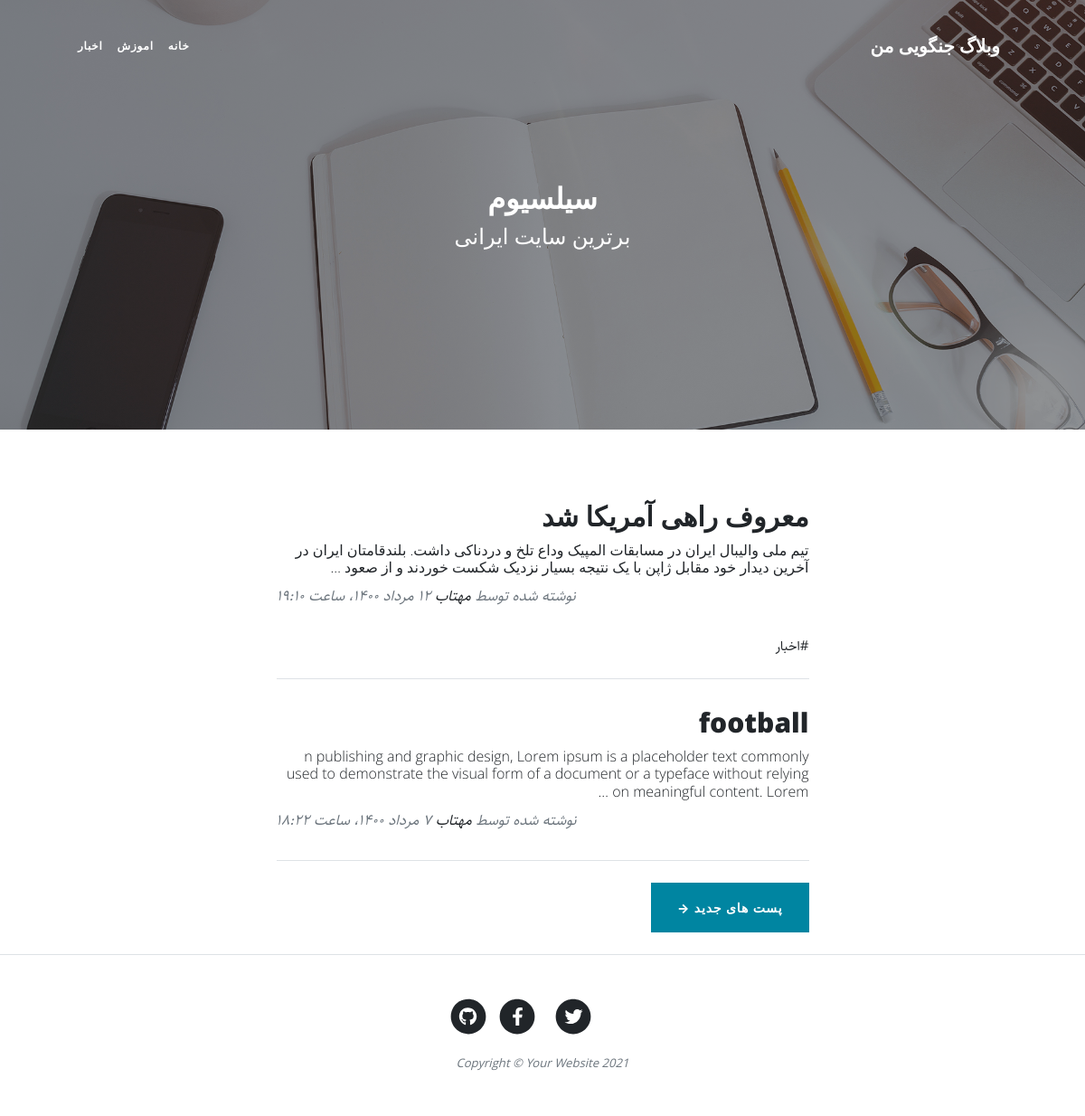
Page /page/3 on the committed database.
### blog/models.py (models this page shows, shortened)
class Category(models.Model):
    parent = models.ForeignKey('self', default=None, null=True,blank=True,on_delete=models.SET_NULL,related_name='children', verbose_name='زیردسته')
    title = models.CharField(max_length=200, verbose_name='عنوان دسته بندی')
    slug = models.SlugField(max_length=100, unique=True, verbose_name='ادرس دسته بندی')
    status = models.BooleanField(default=True, verbose_name='ایا نمایش داده شود؟')
    position = models.IntegerField(verbose_name='پوزیشن')
    class Meta:
        verbose_name = 'دسته بندی'
        verbose_name_plural = 'دسته بندی ها'
        ordering = ['position']
    objects= CategoryManager()

class Article(models.Model):
    STATUS_CHOICES = [
        ('d', 'پیش نویس'),
        ('p', 'منتشر شده'),
    ]
    title = models.CharField(max_length=200, verbose_name='عنوان مقاله')
    slug = models.SlugField(max_length=100, unique=True, verbose_name='ادرس مقاله')
    category = models.ManyToManyField(Category, related_name='articles', verbose_name='دسته بندی')
    description = models.TextField(verbose_name='محتوا')
    thumbnail = models.ImageField(upload_to='images', verbose_name='تصویر مقاله')
    publish = models.DateTimeField(default=timezone.now, verbose_name='زمان انتشار')
    created = models.DateTimeField(auto_now_add=True)
    updated = models.DateTimeField(auto_now=True)
    status = models.CharField(max_length=1, choices=STATUS_CHOICES, verbose_name='وضعیت')
    def jpublish(self):
        return jalali_converter(self.publish)
    jpublish.short_description = 'زمان انتشار'
    def category_published(self):
        return self.category.filter(status=True)
    def thumbnail_tag(self):
        return format_html("<img  width = 100 height = 65 src= '{}'>".format(self.thumbnail.url))
    thumbnail_tag.short_description = 'عکس'
    objects = ArticleManager()
    class Meta:
        verbose_name = 'مقاله'
        verbose_name_plural = 'مقالات'
        ordering = ['-publish']

### blog/views.py (the view)
# urls.py: path('', views.ArticleList.as_view(), name='blog_home'),
class ArticleList(ListView):
    queryset = Article.objects.published()
    template_name = 'blog/home.html'
    context_object_name = 'posts'
    paginate_by = 2

### blog/models.py (called while the page is built)
    def active(self):
        return self.filter(status=True)

### blog/templatetags/base_tags.py (called while the page is built)
@register.simple_tag
def title(data='وبلاگ جنگویی من '):
    return data

@register.inclusion_tag('blog/partials/category_navbar.html')
def category_navbar():
    return {
        'category': Category.objects.filter(status=True)
    }

### extensions/jalali.py (called while the page is built)
    def persian_tuple(self):
        return self.persian_year, self.persian_month, self.persian_day

### extensions/utils.py (called while the page is built)
def convert_en_numbers(input_str):
    mapping = {
        '0': '۰',
        '1': '۱',
        '2': '۲',
        '3': '۳',
        '4': '۴',
        '5': '۵',
        '6': '۶',
        '7': '۷',
        '8': '۸',
        '9': '۹',
        '.': '.',
    }
    pattern = "|".join(map(re.escape, mapping.keys()))
    return re.sub(pattern, lambda m: mapping[m.group()], str(input_str))

def jalali_converter(time):
    time = timezone.localtime(time)
    jmonths = ['فروردین', 'اردیبهشت', 'خرداد', 'تیر', 'مرداد', 'شهریور', 'مهر', 'آبان', 'آذر', 'دی', 'بهمن', 'اسفند']
    time_to_str = "{},{},{}".format(time.year, time.month, time.day)
    time_to_touple = jalali.Gregorian(time_to_str).persian_tuple()
    time_to_list = list(time_to_touple)
    for index, month in enumerate(jmonths):
        if time_to_list[1] == index + 1:
            time_to_list[1] = month
            break
    output = '{} {} {}، ساعت {}:{}'.format(
        convert_en_numbers(time_to_list[2]),
        time_to_list[1],
        convert_en_numbers(time_to_list[0]),
        convert_en_numbers(time.hour),
        convert_en_numbers(time.minute),
    )
    return output

### blog/templates/blog/home.html (shortened to what this page needs)
{% extends 'blog/base.html' %}
{% load static %}
{% block main %}
        <header class="masthead" style="background-image: url({% static 'blog/assets/img/home-bg.jpg' %})">
            <div class="container position-relative px-4 px-lg-5">
                <div class="row gx-4 gx-lg-5 justify-content-center">
                    <div class="col-md-10 col-lg-8 col-xl-7">
                        <div class="site-heading">
                            <h1>سیلسیوم</h1>
                            <span class="subheading">برترین سایت ایرانی</span>
                        </div>
                    </div>
                </div>
            </div>
        </header>
    <div class="container px-4 px-lg-5">
            <div class="row gx-4 gx-lg-5 justify-content-center">
                <div class="col-md-10 col-lg-8 col-xl-7">
                    {% for article in posts %}
                    <div class="post-preview">
                        <a href="{% url 'blog:blog_detail' article.slug %}">
                            <h2 class="post-title">{{ article.title}}</h2>
                            <h3 class="post-subtitle">{{ article.description|truncatewords:30 }}</h3>
                        </a>
                        <p class="post-meta">
                            نوشته شده توسط
                            <a href="#!">مهتاب </a>
                            {{ article.jpublish}}
                        </p>
                    <div>
                        {%  for cat in article.category_published.all %}
                            <a href="{% url "blog:blog_category" cat.slug %}">#{{ cat.title }}</a>
                            {% endfor %}
                    </div>
                </div>
                    <hr class="my-4" />
                    {% endfor %}
                    <div class="clearfix pager-button">
                        {% if page_obj.has_previous %}
                            <a class="btn btn-primary float-right mb-4 " href="{% url 'blog:blog_home' page_obj.previous_page_number %}">پست های جدید →</a>
                        {% endif %}
                    </div>
                </div>
            </div>
    </div>
{% endblock %}

### blog/templates/blog/partials/category_navbar.html (shortened to what this page needs)
<div class="collapse navbar-collapse nav" id="navbarResponsive">
    <ul class="navbar-nav ml-auto ms-auto py-4 py-lg-0">
        <li class="navbar-nav ml-auto ms-auto py-4 py-lg-0  ">
            <li class="nav-item">
                <a class="nav-link " href="{% url 'blog:blog_home' %}">خانه</a>
            </li>
            {% for cat in category %}
                {% if cat.parent == None %}
                    <li class="nav-item">
                        <a class="nav-link " href="{% url 'blog:blog_category' cat.slug %}">{{ cat.title }}</a>
                    </li>
                {% endif %}
            {% endfor %}
    </ul>
</div>

### blog/static/blog/css/rtl.css (style rules this page uses)
body { font-family: Sahel, serif; direction: rtl; text-align: right; font-size: 15px; }
.navbar-nav { margin-left: initial !important; margin-right: auto; }
.post-preview > .post-meta { font-size: 1.025rem; font-style: italic; margin-top: 0; color: #6c757d; text-align: left; }
header.masthead .page-heading h1, header.masthead .page-heading .h1, header.masthead .site-heading h1, header.masthead .site-heading .h1 { font-size: 2rem; }
.post-preview > a > .post-title { font-size: 30px; }
h3, .h3 { font-size: 16px; }
.nav-item { list-style-type: none; padding: 0; margin: 0; }
.nav ul { padding-right: 0; }
.nav ul li { border-bottom: none; height: 86px; line-height: 86px; font-size: 14px; display: inline-block; float:left; margin: 0 auto; }
.nav ul li a { text-decoration: none; color: #000000; display: block; transition: .3s background-color; padding: 0 24px; }
.nav a { border-bottom: none; }

### rows in the picture
Category: title "اموزش"
Category: title "اخبار"
Article: title "معروف راهی آمریکا شد", description "تیم ملی والیبال ایران در مسابقات المپیک وداع تلخ و دردناکی داشت. بلندقامتان ایران در آخرین دیدار خود مقابل ژاپن با یک نتیجه بسیار نزدیک شکست خوردند و از صعود …", jpublish "۱۲ مرداد ۱۴۰۰، ساعت ۱۹:۱۰"
Article: title "football", description "n publishing and graphic design, Lorem ipsum is a placeholder text commonly used to demonstrate the visual form of a document or a typeface without relying on meaningful content. Lorem …", jpublish "۷ مرداد ۱۴۰۰، ساعت ۱۸:۲۲"
